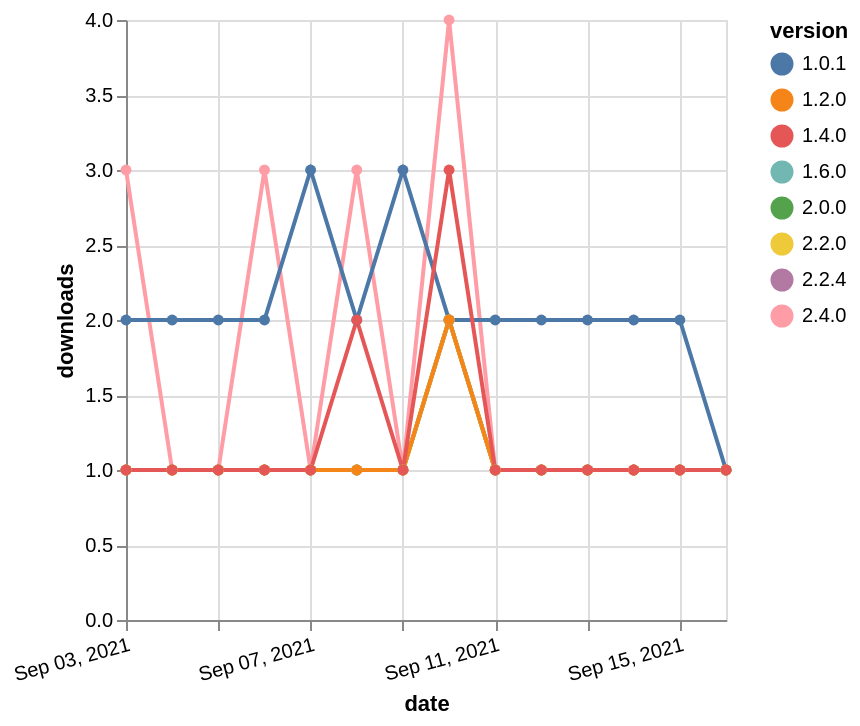

Source (Vega-Lite JSON):
### Vega-Lite specification from a JSON file in a GitHub repository (floating-point values rounded to 4 significant figures)
{"$schema": "https://vega.github.io/schema/vega-lite/v5.json", "description": "A simple bar chart with embedded data.", "data": {"values": [{"date": "2021-09-03", "total": 559, "delta": 1, "version": "1.6.0"}, {"date": "2021-09-04", "total": 560, "delta": 1, "version": "1.6.0"}, {"date": "2021-09-05", "total": 561, "delta": 1, "version": "1.6.0"}, {"date": "2021-09-06", "total": 562, "delta": 1, "version": "1.6.0"}, {"date": "2021-09-07", "total": 563, "delta": 1, "version": "1.6.0"}, {"date": "2021-09-08", "total": 564, "delta": 1, "version": "1.6.0"}, {"date": "2021-09-09", "total": 565, "delta": 1, "version": "1.6.0"}, {"date": "2021-09-10", "total": 567, "delta": 2, "version": "1.6.0"}, {"date": "2021-09-11", "total": 568, "delta": 1, "version": "1.6.0"}, {"date": "2021-09-12", "total": 569, "delta": 1, "version": "1.6.0"}, {"date": "2021-09-13", "total": 570, "delta": 1, "version": "1.6.0"}, {"date": "2021-09-14", "total": 571, "delta": 1, "version": "1.6.0"}, {"date": "2021-09-15", "total": 572, "delta": 1, "version": "1.6.0"}, {"date": "2021-09-16", "total": 573, "delta": 1, "version": "1.6.0"}, {"date": "2021-09-03", "total": 128, "delta": 3, "version": "2.4.0"}, {"date": "2021-09-04", "total": 129, "delta": 1, "version": "2.4.0"}, {"date": "2021-09-05", "total": 130, "delta": 1, "version": "2.4.0"}, {"date": "2021-09-06", "total": 133, "delta": 3, "version": "2.4.0"}, {"date": "2021-09-07", "total": 134, "delta": 1, "version": "2.4.0"}, {"date": "2021-09-08", "total": 137, "delta": 3, "version": "2.4.0"}, {"date": "2021-09-09", "total": 138, "delta": 1, "version": "2.4.0"}, {"date": "2021-09-10", "total": 142, "delta": 4, "version": "2.4.0"}, {"date": "2021-09-11", "total": 143, "delta": 1, "version": "2.4.0"}, {"date": "2021-09-12", "total": 144, "delta": 1, "version": "2.4.0"}, {"date": "2021-09-13", "total": 145, "delta": 1, "version": "2.4.0"}, {"date": "2021-09-14", "total": 146, "delta": 1, "version": "2.4.0"}, {"date": "2021-09-15", "total": 147, "delta": 1, "version": "2.4.0"}, {"date": "2021-09-16", "total": 148, "delta": 1, "version": "2.4.0"}, {"date": "2021-09-03", "total": 2271, "delta": 2, "version": "1.0.1"}, {"date": "2021-09-04", "total": 2273, "delta": 2, "version": "1.0.1"}, {"date": "2021-09-05", "total": 2275, "delta": 2, "version": "1.0.1"}, {"date": "2021-09-06", "total": 2277, "delta": 2, "version": "1.0.1"}, {"date": "2021-09-07", "total": 2280, "delta": 3, "version": "1.0.1"}, {"date": "2021-09-08", "total": 2282, "delta": 2, "version": "1.0.1"}, {"date": "2021-09-09", "total": 2285, "delta": 3, "version": "1.0.1"}, {"date": "2021-09-10", "total": 2287, "delta": 2, "version": "1.0.1"}, {"date": "2021-09-11", "total": 2289, "delta": 2, "version": "1.0.1"}, {"date": "2021-09-12", "total": 2291, "delta": 2, "version": "1.0.1"}, {"date": "2021-09-13", "total": 2293, "delta": 2, "version": "1.0.1"}, {"date": "2021-09-14", "total": 2295, "delta": 2, "version": "1.0.1"}, {"date": "2021-09-15", "total": 2297, "delta": 2, "version": "1.0.1"}, {"date": "2021-09-16", "total": 2298, "delta": 1, "version": "1.0.1"}, {"date": "2021-09-03", "total": 152, "delta": 1, "version": "2.2.4"}, {"date": "2021-09-04", "total": 153, "delta": 1, "version": "2.2.4"}, {"date": "2021-09-05", "total": 154, "delta": 1, "version": "2.2.4"}, {"date": "2021-09-06", "total": 155, "delta": 1, "version": "2.2.4"}, {"date": "2021-09-07", "total": 156, "delta": 1, "version": "2.2.4"}, {"date": "2021-09-08", "total": 157, "delta": 1, "version": "2.2.4"}, {"date": "2021-09-09", "total": 158, "delta": 1, "version": "2.2.4"}, {"date": "2021-09-10", "total": 160, "delta": 2, "version": "2.2.4"}, {"date": "2021-09-11", "total": 161, "delta": 1, "version": "2.2.4"}, {"date": "2021-09-12", "total": 162, "delta": 1, "version": "2.2.4"}, {"date": "2021-09-13", "total": 163, "delta": 1, "version": "2.2.4"}, {"date": "2021-09-14", "total": 164, "delta": 1, "version": "2.2.4"}, {"date": "2021-09-15", "total": 165, "delta": 1, "version": "2.2.4"}, {"date": "2021-09-16", "total": 166, "delta": 1, "version": "2.2.4"}, {"date": "2021-09-03", "total": 195, "delta": 1, "version": "2.0.0"}, {"date": "2021-09-04", "total": 196, "delta": 1, "version": "2.0.0"}, {"date": "2021-09-05", "total": 197, "delta": 1, "version": "2.0.0"}, {"date": "2021-09-06", "total": 198, "delta": 1, "version": "2.0.0"}, {"date": "2021-09-07", "total": 199, "delta": 1, "version": "2.0.0"}, {"date": "2021-09-08", "total": 200, "delta": 1, "version": "2.0.0"}, {"date": "2021-09-09", "total": 201, "delta": 1, "version": "2.0.0"}, {"date": "2021-09-10", "total": 203, "delta": 2, "version": "2.0.0"}, {"date": "2021-09-11", "total": 204, "delta": 1, "version": "2.0.0"}, {"date": "2021-09-12", "total": 205, "delta": 1, "version": "2.0.0"}, {"date": "2021-09-13", "total": 206, "delta": 1, "version": "2.0.0"}, {"date": "2021-09-14", "total": 207, "delta": 1, "version": "2.0.0"}, {"date": "2021-09-15", "total": 208, "delta": 1, "version": "2.0.0"}, {"date": "2021-09-16", "total": 209, "delta": 1, "version": "2.0.0"}, {"date": "2021-09-03", "total": 171, "delta": 1, "version": "2.2.0"}, {"date": "2021-09-04", "total": 172, "delta": 1, "version": "2.2.0"}, {"date": "2021-09-05", "total": 173, "delta": 1, "version": "2.2.0"}, {"date": "2021-09-06", "total": 174, "delta": 1, "version": "2.2.0"}, {"date": "2021-09-07", "total": 175, "delta": 1, "version": "2.2.0"}, {"date": "2021-09-08", "total": 176, "delta": 1, "version": "2.2.0"}, {"date": "2021-09-09", "total": 177, "delta": 1, "version": "2.2.0"}, {"date": "2021-09-10", "total": 179, "delta": 2, "version": "2.2.0"}, {"date": "2021-09-11", "total": 180, "delta": 1, "version": "2.2.0"}, {"date": "2021-09-12", "total": 181, "delta": 1, "version": "2.2.0"}, {"date": "2021-09-13", "total": 182, "delta": 1, "version": "2.2.0"}, {"date": "2021-09-14", "total": 183, "delta": 1, "version": "2.2.0"}, {"date": "2021-09-15", "total": 184, "delta": 1, "version": "2.2.0"}, {"date": "2021-09-16", "total": 185, "delta": 1, "version": "2.2.0"}, {"date": "2021-09-03", "total": 288, "delta": 1, "version": "1.2.0"}, {"date": "2021-09-04", "total": 289, "delta": 1, "version": "1.2.0"}, {"date": "2021-09-05", "total": 290, "delta": 1, "version": "1.2.0"}, {"date": "2021-09-06", "total": 291, "delta": 1, "version": "1.2.0"}, {"date": "2021-09-07", "total": 292, "delta": 1, "version": "1.2.0"}, {"date": "2021-09-08", "total": 293, "delta": 1, "version": "1.2.0"}, {"date": "2021-09-09", "total": 294, "delta": 1, "version": "1.2.0"}, {"date": "2021-09-10", "total": 296, "delta": 2, "version": "1.2.0"}, {"date": "2021-09-11", "total": 297, "delta": 1, "version": "1.2.0"}, {"date": "2021-09-12", "total": 298, "delta": 1, "version": "1.2.0"}, {"date": "2021-09-13", "total": 299, "delta": 1, "version": "1.2.0"}, {"date": "2021-09-14", "total": 300, "delta": 1, "version": "1.2.0"}, {"date": "2021-09-15", "total": 301, "delta": 1, "version": "1.2.0"}, {"date": "2021-09-16", "total": 302, "delta": 1, "version": "1.2.0"}, {"date": "2021-09-03", "total": 228, "delta": 1, "version": "1.4.0"}, {"date": "2021-09-04", "total": 229, "delta": 1, "version": "1.4.0"}, {"date": "2021-09-05", "total": 230, "delta": 1, "version": "1.4.0"}, {"date": "2021-09-06", "total": 231, "delta": 1, "version": "1.4.0"}, {"date": "2021-09-07", "total": 232, "delta": 1, "version": "1.4.0"}, {"date": "2021-09-08", "total": 234, "delta": 2, "version": "1.4.0"}, {"date": "2021-09-09", "total": 235, "delta": 1, "version": "1.4.0"}, {"date": "2021-09-10", "total": 238, "delta": 3, "version": "1.4.0"}, {"date": "2021-09-11", "total": 239, "delta": 1, "version": "1.4.0"}, {"date": "2021-09-12", "total": 240, "delta": 1, "version": "1.4.0"}, {"date": "2021-09-13", "total": 241, "delta": 1, "version": "1.4.0"}, {"date": "2021-09-14", "total": 242, "delta": 1, "version": "1.4.0"}, {"date": "2021-09-15", "total": 243, "delta": 1, "version": "1.4.0"}, {"date": "2021-09-16", "total": 244, "delta": 1, "version": "1.4.0"}]}, "width": "container", "mark": {"type": "line", "point": {"filled": true}}, "encoding": {"x": {"field": "date", "type": "temporal", "timeUnit": "yearmonthdate", "title": "date", "axis": {"labelAngle": -15}}, "y": {"field": "delta", "type": "quantitative", "title": "downloads"}, "color": {"field": "version", "type": "nominal"}, "tooltip": {"field": "delta"}}}
